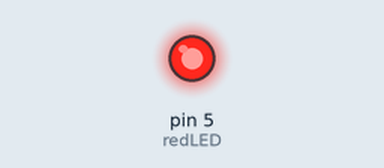
The sketch below on a simulated Arduino Uno, built with avr-gcc and run on an emulated ATmega328P. Shown: output pins drawn as LEDs (lit = HIGH).

Above: at 0.02 s.
At 17.7 s:
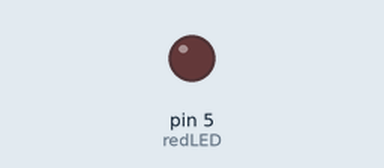
Timing chart, 0 to 45.5 s (numbered marks = the images above):
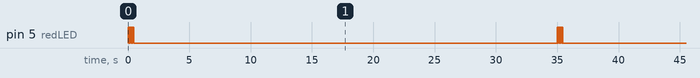

Measured:
- by itself, pin 5 (redLED): repeats every 35.0 s: 4 × (LOW 0.05 s, HIGH 0.05 s), LOW 34.6 s, HIGH 0.05 s
- by itself, everything shown: repeats every 35.0 s, in 10 steps

The sketch:

BareMinimum_3_Flashing_Morse_SOS.ino
```cpp
int redLED = 5;
int greenLED = 8;
int blueLED = 13;
float pi = 3.14;
int fast = 50;
int medium = 150;
int slow = 1000;
int longWait = 1500;

String myName = "Andrew G";

void setup() {
  // put your setup code here, to run once:
  pinMode(redLED,OUTPUT);
}

void loop() {
  // put your main code here, to run repeatedly:
  for (int i = 0; i < 5; i++) {
    digitalWrite(redLED,HIGH);
    delay(fast);
    digitalWrite(redLED,LOW);
    delay(fast);
  }

  for (int j = 0; j < 10; j++) {
    digitalWrite(greenLED,HIGH);
    delay(medium);
    digitalWrite(greenLED,LOW);
    delay(medium);
  }

  for (int k = 0; k < 15; k++) {
    digitalWrite(blueLED,HIGH);
    delay(slow);
    digitalWrite(blueLED,LOW);
    delay(slow);
  }

  delay(longWait);
}
```
